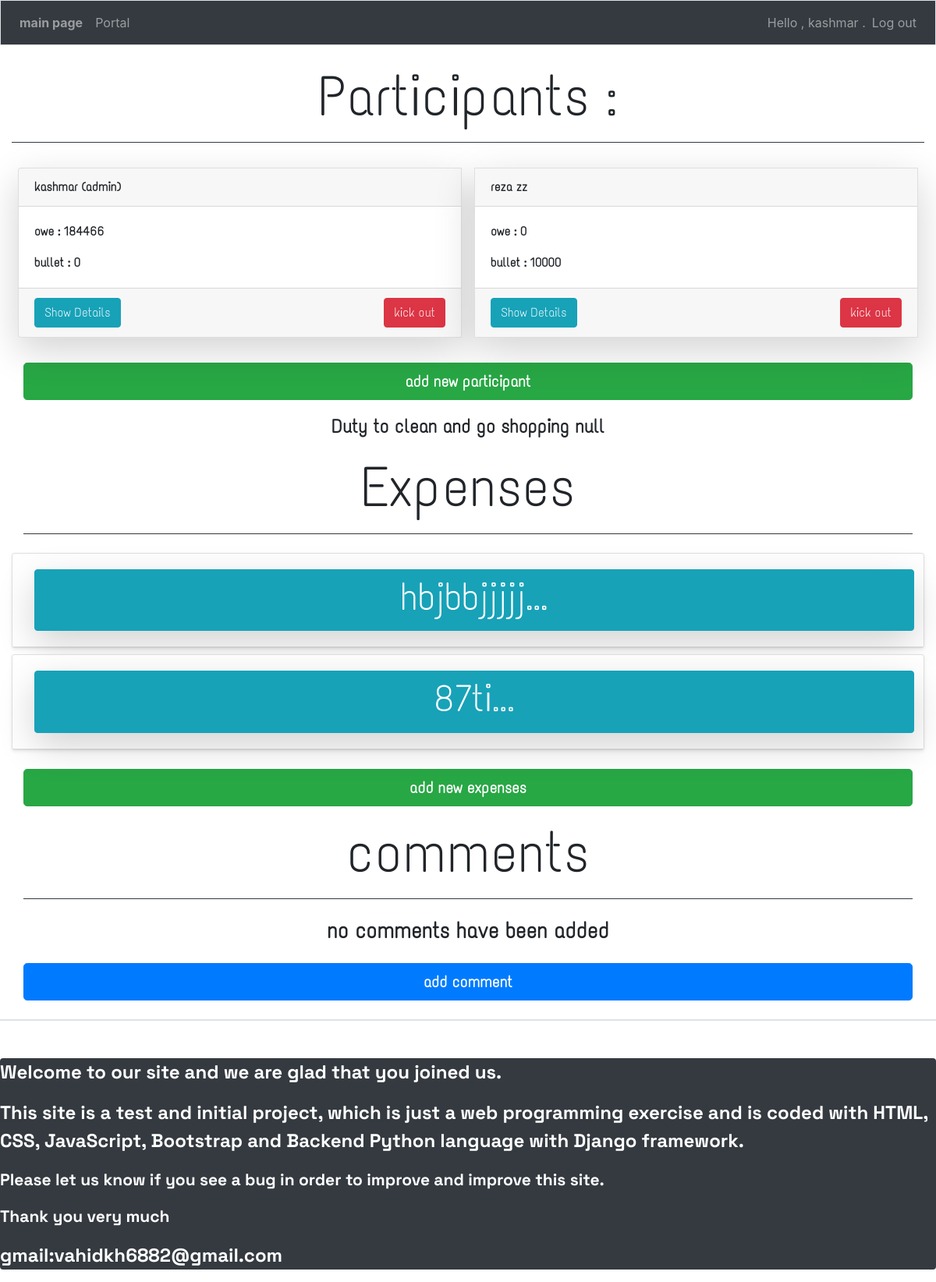
Before: /cartable/ (signed in) with the older database file.
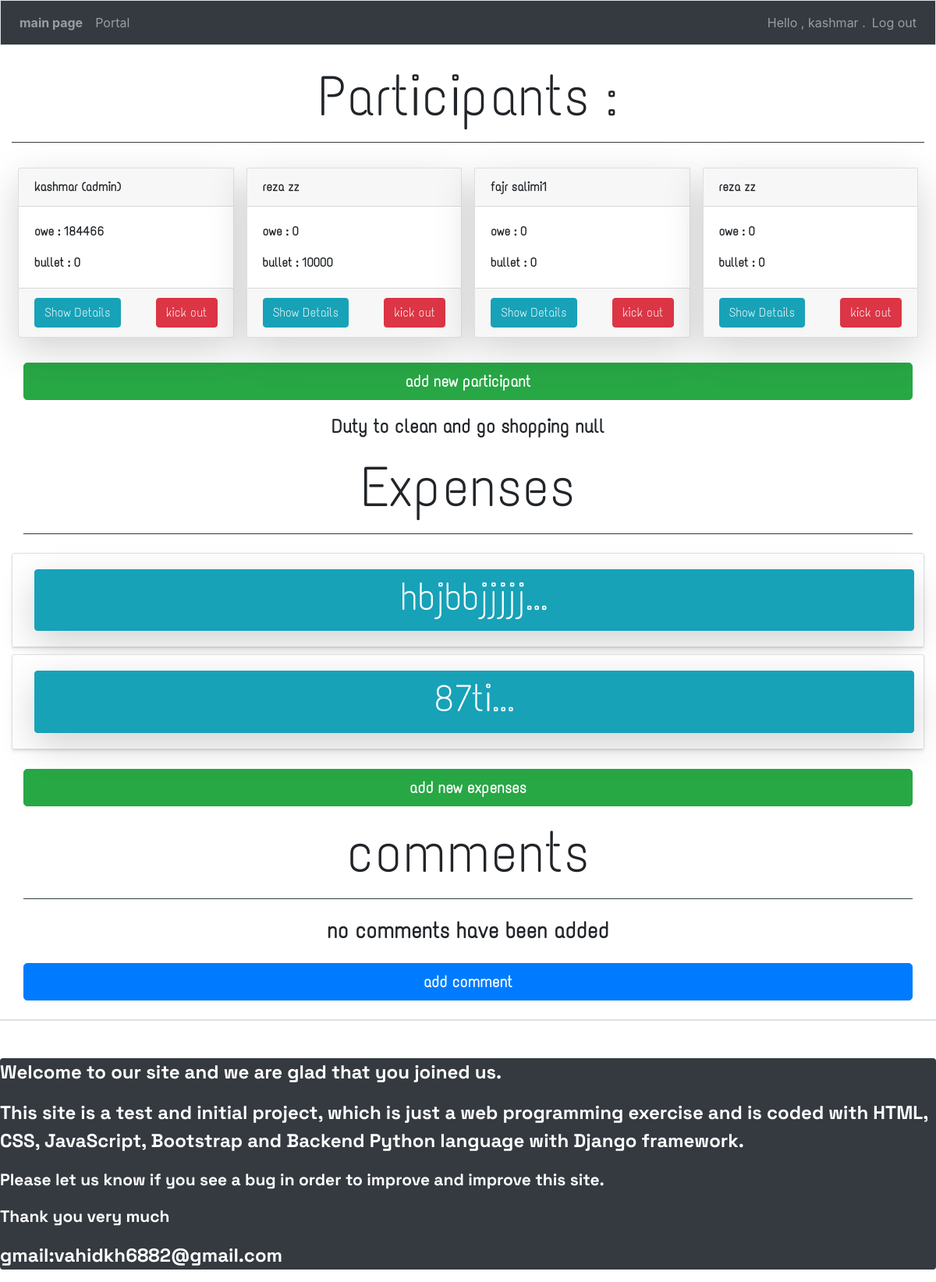
After: the same page with the newer database file.
### app1/models.py (models this page shows)
class Person(models.Model):
    CHOICES=(('5','saturday'),('6','sunday'),('0','monday'),('1','tuesday'),('2','thursday'),('3','wednesday'),('4','friday'))
    captain=models.ForeignKey(User,on_delete=models.CASCADE)
    adminswitch=models.BooleanField(default=False)
    name=models.CharField(max_length=200)
    lastname=models.CharField(max_length=200)
    owe=models.IntegerField()
    bullet=models.IntegerField()
    week = models.TextField(max_length=20,choices=CHOICES,default="user")
    def __str__(self):
        return self.name + " " + self.lastname

class Expenses(models.Model):
    person=models.ForeignKey(User, on_delete = models.CASCADE)
    name=models.TextField()
    cost=models.IntegerField()
    date_added = models.DateTimeField(auto_now_add=True)
    class Meta :
        verbose_name_plural='expenses'
    def __str__(self):
        return f"{self.name[:50]}..."

### app1/views.py (the view)
# urls.py: path('cartable/',views.person,name='person'),
@login_required
def person(request):                                                #persons list with expenses in cartable
    CHOICES={'5':'saturday','6':'sunday','0':'monday','1':'tuesday','2':'thursday','3':'wednesday','4':'friday'}
    person=Person.objects.filter(captain=request.user)
    comments=Comment.objects.filter(userpage=request.user)
    expenses=Expenses.objects.filter(person=request.user).order_by('date_added')
    dt = datetime.now()
    day=dt.weekday()
    duty_owner = 'null'
    for person_duty in person:
        if person_duty.week == str(day) :
            duty_owner = person_duty.name + " " + person_duty.lastname + " : today ( " + CHOICES[person_duty.week] + " )"
            break
    s=1
    x=[]
    for i in reversed(expenses):
        x.append(i)
        if(s>=5):
            break
        s=s+1
    content={'person':person,'expenses':x ,'comments':comments,'duty_owner':duty_owner}
    return render(request,'app1/person.html',content)

### app1/templates/app1/person.html (shortened to what this page needs)
{% extends "app1/base.html" %}
{% block content %}
    <p class="text-center display-4 mt-4" style="font-size:6vw;">Participants :</p>
    <div class="border-bottom border-dark mb-4"></div>
    <div class="col">
            <div class="row card-group font-weight-bolder d-flex justify-content-center" style="font-family:eng2;">
                {% for x in person %}
                <div class="card shadow-lg m-2">
                    <div class="card-header">{{x}}</div>
                    <div class="card-body">
                        <p class="card-text">owe : {{x.owe}}</p>
                        <p class="card-text">bullet : {{x.bullet}}</p>
                    </div>
                    <div class="card-footer d-flex justify-content-between">
                        <a class="btn btn-info" href="{% url 'app1:persons' x.id %}">Show Details</a>
                        <button class="btn btn-danger" data-toggle="modal" data-target="#modaldel{{x.id}}">kick out</button>
                    </div>
                </div>
                {% empty %}
                <h3 class="text-center mt-4">no participant have been added</h3>
                {% endfor %}
            </div>
            <p><a class="btn btn-success btn-lg btn-block mt-4 font-weight-bolder" href="{% url 'app1:new_person' %}" class="ml-auto">add new participant</a></p>
            <p class="text-center font-weight-bold" style="font-size:2vw;">Duty to clean and go shopping  {{duty_owner}}</p>
            <p class="display-4 text-center" style="font-size:6vw;">Expenses</p>
            <div class="border-bottom mb-4 border-dark "></div>
            <div class="row d-flex flex-column " style="font-family:eng5;">
                    {% for y in expenses %}
                    <div class="card flex-fill mb-2 shadow-sm" style="font-family:eng2;">
                        <div class="card-header bg-white">
                            <button class="btn btn-block btn-info m-2 shadow-lg" data-toggle="collapse" data-target="#expense{{y.id}}">
                                <h3 style="font-size:4vw;">{{y}}</h3>
                            </button>
                       </div>
                    </div>
                    {% empty %}
                    <h3 class="text-center font-weight-bolder m-4">no expenses have been added</h3>
                    {% endfor %}
            </div>
            <p><a class="btn btn-success btn-lg btn-block mt-3 font-weight-bolder" href="{% url 'app1:new_expenses' %}">add new expenses</a></p>
            <p class="display-4 text-center" style="font-size:6vw;">comments</p>
            <div class="border-bottom border-dark"></div>
            <div class="col font-weight-bolder" style="font-family:eng2;">
                {% for z in comments %}
                <div class="media border p-3 mt-3 mb-3 row">
                    <div class="media-body">
                        <h4 style="font-size:2vw;">{{z.name}} posted on {{z.date_added|date:'M d, Y H:i'}}</h4>
                        <p>{{z.text}}</p>
                    </div>
                </div>
                {% empty %}
                <h3 class="m-4 text-center font-weight-bolder">no comments have been added</h3>
                {% endfor %}
            </div>
            <a class="btn btn-primary btn-lg btn-block font-weight-bolder" href="{% url 'app1:comment' %}">add comment</a>
    </div>
        <div class="row bg-light border mt-4"></div>
    </div>
{% endblock content %}

Changed rows visible on the page:
added Person: name+lastname "fajr salimi1", owe "0", bullet "0"
added Person: name+lastname "reza zz", owe "0", bullet "0"
